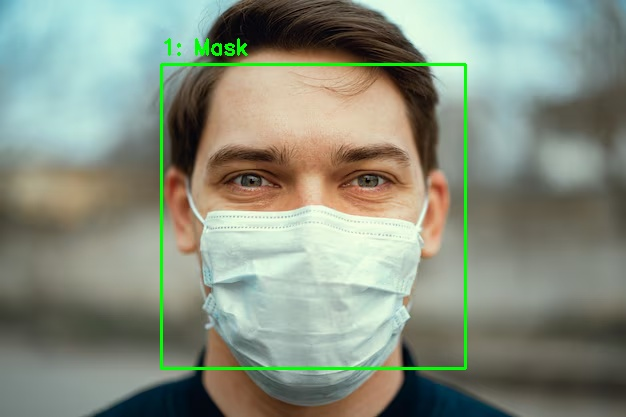
#> input picture output.jpg, 626 x 417 px
$ python main.py output.jpg
#> lines starting #> are read from the running program, lines starting #| are printed output that depends on the picture; after the words box and inside, x2 and y2 are one past the last pixel; in counts of white or black regions, pixels touching at a corner belong together
import cv2
import numpy as np
import argparse
from typing import Tuple, List, Optional
import os


def load_image(image_path: str) -> np.ndarray:
    """
    Загружает изображение по указанному пути.

    Args:
        image_path (str): Путь к изображению

    Returns:
        np.ndarray: Загруженное изображение в формате BGR

    Raises:
        FileNotFoundError: Если изображение не может быть загружено
    """
#> called with image_path = 'output.jpg'
    image = cv2.imread(image_path)
#> image is the input picture: shape (417, 626, 3); mean B, G, R 127.7, 143.5, 135
    if image is None:
        raise FileNotFoundError(f"Cannot load image from: {image_path}")
    return image


def detect_faces(image: np.ndarray, scale_factor: float = 1.1, min_neighbors: int = 5,
                min_size: int = 60) -> List[Tuple[int, int, int, int]]:
    """
    Обнаруживает лица на изображении с использованием каскадов Хаара.

    Args:
        image (np.ndarray): Входное изображение
        scale_factor (float): Коэффициент масштабирования для пирамиды изображений
        min_neighbors (int): Минимальное количество соседей для удержания детекции
        min_size (int): Минимальный размер лица в пикселях

    Returns:
        List[Tuple[int, int, int, int]]: Список ограничивающих прямоугольников лиц (x, y, w, h)
    """
#> called with scale_factor = 1.1, min_neighbors = 5, min_size = 60
    gray = cv2.cvtColor(image, cv2.COLOR_BGR2GRAY)
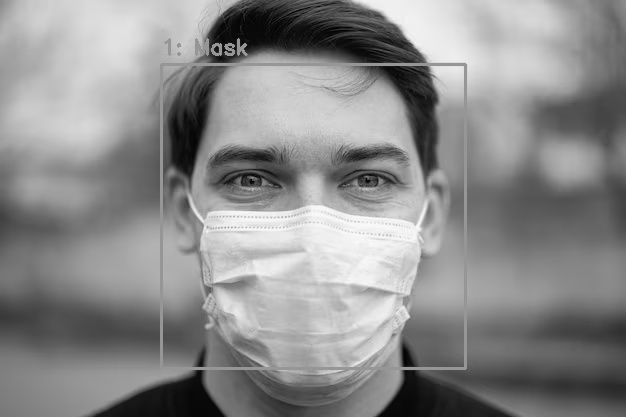
#> gray: shape (417, 626); min 1, max 251, mean 139.1

    # Загрузка каскада для обнаружения лиц
    face_cascade_path = cv2.data.haarcascades + "haarcascade_frontalface_default.xml"
    face_cascade = cv2.CascadeClassifier(face_cascade_path)

    if face_cascade.empty():
        raise RuntimeError("Failed to load face cascade classifier")

    # Обнаружение лиц
    faces = face_cascade.detectMultiScale(
        gray,
        scaleFactor=scale_factor,
        minNeighbors=min_neighbors,
        minSize=(min_size, min_size)
    )
#> faces = [[161, 65, 302, 302]]

    return list(faces)


def check_mask_in_face(image: np.ndarray, face_roi: Tuple[int, int, int, int]) -> bool:
    """
    Проверяет наличие маски в области лица по цвету (красный, синий, белый/голубой).

    Функция анализирует нижнюю часть лица (область рта и подбородка),
    преобразует её в HSV-пространство и проверяет наличие пикселей,
    соответствующих типичным цветам медицинских масок.

    Args:
        image (np.ndarray): Исходное изображение (в формате BGR)
        face_roi (Tuple[int, int, int, int]): Область лица (x, y, w, h)

    Returns:
        bool: True — если маска обнаружена, False — если маски нет
    """
    x, y, w, h = face_roi

    # Определяем область нижней части лица (рот и подбородок)
    mouth_y_start = y + int(h * 0.6)
    mouth_y_end = y + int(h * 0.9)
    mouth_x_start = x + int(w * 0.2)
    mouth_x_end = x + int(w * 0.8)

    # Извлекаем область интереса
    mouth_roi = image[mouth_y_start:mouth_y_end, mouth_x_start:mouth_x_end]
    if mouth_roi.size == 0:
        return False

    # Переводим в HSV
    hsv = cv2.cvtColor(mouth_roi, cv2.COLOR_BGR2HSV)

    # Диапазоны для типичных цветов масок
    lower_red1 = np.array([0, 50, 50])
    upper_red1 = np.array([10, 255, 255])
    lower_red2 = np.array([160, 50, 50])
    upper_red2 = np.array([180, 255, 255])
    lower_blue = np.array([100, 50, 50])
    upper_blue = np.array([130, 255, 255])
    lower_light = np.array([70, 0, 80])    # бело-голубые тона
    upper_light = np.array([140, 80, 255])

    # Создание бинарных масок
    red_mask = cv2.bitwise_or(
        cv2.inRange(hsv, lower_red1, upper_red1),
        cv2.inRange(hsv, lower_red2, upper_red2)
    )
    blue_mask = cv2.inRange(hsv, lower_blue, upper_blue)
    light_mask = cv2.inRange(hsv, lower_light, upper_light)

    # Объединяем все маски
    mask = cv2.bitwise_or(cv2.bitwise_or(red_mask, blue_mask), light_mask)

    # Морфологическая очистка маски
    kernel = np.ones((3, 3), np.uint8)
    mask = cv2.morphologyEx(mask, cv2.MORPH_OPEN, kernel)
    mask = cv2.morphologyEx(mask, cv2.MORPH_CLOSE, kernel)

    # Вычисляем процент области, покрытой цветом маски
    mask_ratio = np.sum(mask > 0) / mask.size

    # Порог: если более 10% нижней части лица покрыто "цветом маски"
    return mask_ratio > 0.1


def process_faces_with_masks(image_path: str, output_path: str = "output.jpg") -> Tuple[int, int]:
    """
    Основная функция для обработки изображения: обнаружение лиц и проверка масок.

    Args:
        image_path (str): Путь к входному изображению
        output_path (str): Путь для сохранения результата

    Returns:
        Tuple[int, int]: Количество лиц и количество людей в масках

    Raises:
        Exception: При ошибках обработки
    """
    try:
        # Загрузка изображения
        image = load_image(image_path)
        output_image = image.copy()

        # Обнаружение лиц
        faces = detect_faces(image)
#> faces = [[161, 65, 302, 302]]

        masked_count = 0
        face_count = len(faces)
#> face_count = 1

        # Обработка каждого лица
        for i, (x, y, w, h) in enumerate(faces):
            # Проверяем наличие маски
            has_mask = check_mask_in_face(image, (x, y, w, h))

            # Выбираем цвет рамки в зависимости от наличия маски
            color = (0, 255, 0) if has_mask else (0, 0, 255)  # Зеленый - с маской, Красный - без
            label = "Mask" if has_mask else "No Mask"

            # Рисуем рамку вокруг лица
            cv2.rectangle(output_image, (x, y), (x + w, y + h), color, 2)

            # Добавляем текст с номером и статусом
            cv2.putText(output_image, f"{i+1}: {label}", (x, y - 10),
                       cv2.FONT_HERSHEY_SIMPLEX, 0.7, color, 2)

            if has_mask:
                masked_count += 1
#> this loop made 1 pass
#> (mouth_y_start in check_mask_in_face, mouth_y_end in check_mask_in_face, mouth_x_start in check_mask_in_face, mouth_x_end in check_mask_in_face) on pass 1: (246, 336, 221, 402)
#> pass 1, in check_mask_in_face, `mouth_roi = image[mouth_y_start:mouth_y_end, mouth_x_start:mouth_x_end]`:
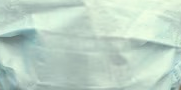
#> mouth_roi: shape (90, 181, 3); mean B, G, R 198.5, 211.5, 189.4
#> pass 1, in check_mask_in_face, `light_mask = cv2.inRange(hsv, lower_light, upper_light)`:
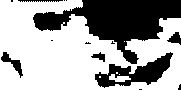
#> light_mask: shape (90, 181); 64.4% white; 14 black regions (8 under 20 px), largest, box (x1, y1, x2, y2) and area: (33, 0, 181, 64) 4196, (95, 52, 173, 88) 1147, (1, 52, 23, 78) 179, (167, 32, 181, 45) 103, (91, 52, 105, 62) 70, (18, 0, 63, 2) 65
#> after the loop:
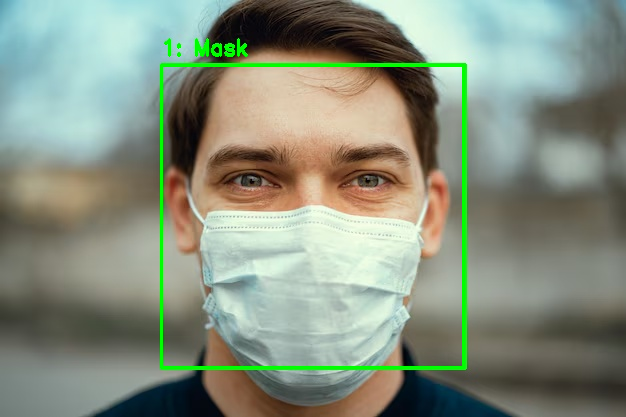
#> output_image: shape (417, 626, 3); 1.59% of pixels changed, all inside (x1, y1, x2, y2) = (160, 39, 465, 369)
#> after the loop, masked_count = 1

        # Сохраняем результат
        cv2.imwrite(output_path, output_image)

        return face_count, masked_count

    except Exception as e:
        raise Exception(f"Error processing image: {str(e)}")


def main():
    """
    Основная функция для запуска из командной строки.
    """
    parser = argparse.ArgumentParser(description="Detect faces and check for masks")
    parser.add_argument("image_path", type=str, help="Path to input image")
    parser.add_argument("--output", "-o", type=str, default="output.jpg",
                       help="Output image path (default: output.jpg)")
    parser.add_argument("--scale", type=float, default=1.1,
                       help="Scale factor for face detection (default: 1.1)")
    parser.add_argument("--neighbors", type=int, default=5,
                       help="Minimum neighbors for face detection (default: 5)")
    parser.add_argument("--minsize", type=int, default=60,
                       help="Minimum face size in pixels (default: 60)")

    args = parser.parse_args()

    try:
        # Обрабатываем изображение
        total_faces, masked_faces = process_faces_with_masks(
            args.image_path,
            args.output
        )
#> total_faces = 1; masked_faces = 1

        # Выводим результаты
        print(f"=== Face Mask Detection Results ===")
        print(f"Total faces detected: {total_faces}")
#| Total faces detected: 1
        print(f"Faces with masks: {masked_faces}")
#| Faces with masks: 1
        print(f"Faces without masks: {total_faces - masked_faces}")
#| Faces without masks: 0
        print(f"Output saved to: {args.output}")

    except Exception as e:
        print(f"Error: {e}")
        return 1

    return 0


if __name__ == "__main__":
    exit(main())
#> (the program exits here)
